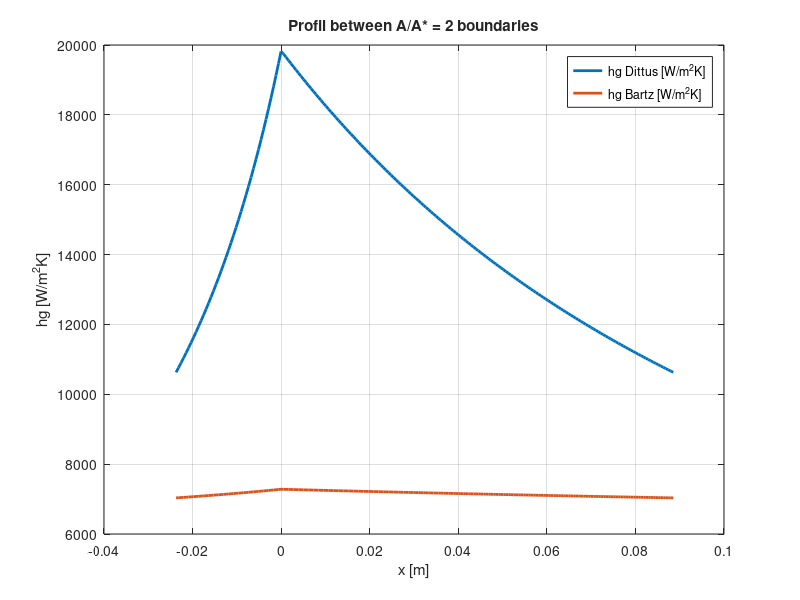
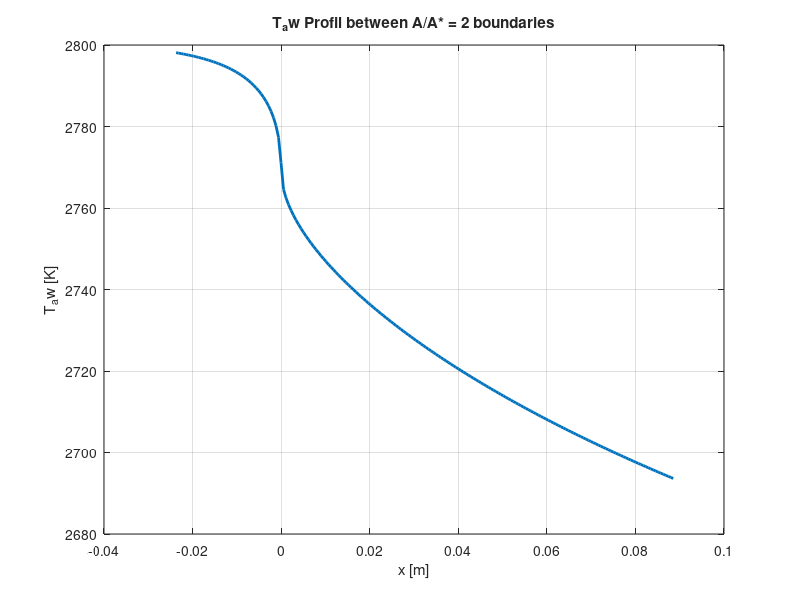
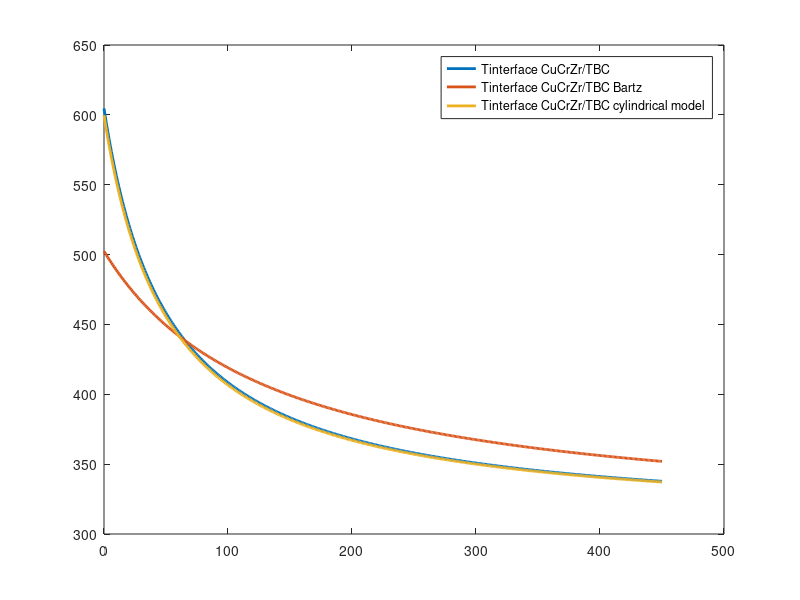

Source code (MATLAB) for these figures, in order: (Note: this script raises an error after producing the figures.)
% =========================================================
% COOLING JACKET THERMAL ANALYSIS - Stark-100k Motor
% Nozzle throat region: area ratio 2 (sub) to area ratio 2 (sup)
% Wall material: CuCrZr (4 mm)
% Coolant: tap water, co-flow, pressurised
% TBC: YSZ (if needed)
% =========================================================
clc; clear all; close all;

%% ============================================================
%  SECTION 1 - GAS PROPERTIES AT THROAT (from RPA / CEA output)
% ============================================================
% All values at throat conditions (M=1), non-aluminized AP/HTPB
% at p_c = 70 bar. Source: RPA thermochemical code output
% (consistent with assignment data).

p_c     = 65e5;             % Chamber pressure [Pa]
Tc      = 2801.53;          % Adiabatic flame temperature [K]
gamma   = 1.1640;           % Ratio of specific heats [-] (frozen, at throat)
R_gas   = 8314 / 25.0;      % Specific gas constant [J/kgK]
                            % Molar mass ~25 g/mol for AP/HTPB non-aluminized
                            % (Sutton & Biblarz, Table 5-6, ~24-26 g/mol)
cp_g    = 2745.9;           % Specific heat gas [J/kgK]
mu_g    = 9.3556e-5;        % Dynamic viscosity [Pa*s]
lambda_g= 0.42194;          % Thermal conductivity gas [W/mK]
Pr_g    = mu_g * cp_g / lambda_g;  % Prandtl number gas [-]

% Throat temperature (isentropic relation)
T_t = Tc / (1 + (gamma-1)/2);      % [K]  (M=1 -> T_t = T0/(1+(g-1)/2))

% Speed of sound and velocity at throat
a_t  = sqrt(gamma * R_gas * T_t);  % [m/s]
v_t  = a_t;                        % M=1 at throat

% Throat density (ideal gas)
p_t  = p_c * (2/(gamma+1))^(gamma/(gamma-1));  % [Pa]
rho_t= p_t / (R_gas * T_t);                    % [kg/m^3]

fprintf('=== GAS PROPERTIES AT THROAT ===\n');
fprintf('T_throat     = %.1f K\n', T_t);
fprintf('p_throat     = %.4f bar\n', p_t/1e5);
fprintf('rho_throat   = %.4f kg/m^3\n', rho_t);
fprintf('v_throat     = %.2f m/s\n', v_t);
fprintf('Pr_gas       = %.4f\n', Pr_g);

%% ============================================================
%  SECTION 2 - NOZZLE GEOMETRY
% ============================================================
% Jacket covers from area ratio epsilon=2 (subsonic) to epsilon=2 (supersonic)
% Throat diameter from assignment: D_t = 0.1067 m

D_t  = 0.114551328;              % Throat diameter [m]
r_t  = D_t/2;               % Throat radius [m]
A_t  = pi/4 * D_t^2;        % Throat area [m^2]

% Area ratio epsilon = A/A_t = 2 -> radius at epsilon=2
A_eps2 = 2 * A_t;
r_eps2 = sqrt(A_eps2 / pi); % [m]

% Half-angles (from assignment)
alpha_div = 15;             % Divergence half-angle [deg]
beta_conv = 45;             % Convergence half-angle [deg]

% Axial lengths of convergent and divergent sections
L_conv = (r_eps2 - r_t) / tand(beta_conv);   % [m]
L_div  = (r_eps2 - r_t) / tand(alpha_div);   % [m]

% Slant lengths (frustum lateral surface)
s_conv = sqrt(L_conv^2 + (r_eps2 - r_t)^2);
s_div  = sqrt(L_div^2  + (r_eps2 - r_t)^2);

% Lateral (wetted) area of the jacket - frustum formula
A_conv = pi * (r_eps2 + r_t) * s_conv;       % [m^2]
A_div  = pi * (r_eps2 + r_t) * s_div;        % [m^2]
A_jacket = A_conv + A_div;                   % [m^2] total wetted area

% Total axial length of jacket
L_jacket = L_conv + L_div;                   % [m]
x = linspace(-L_conv, L_div, 200);
r = zeros(size(x));
for i = 1:length(x)
    if x(i) < 0
        r(i) = r_t - x(i)*tand(beta_conv);
    else
        r(i) = r_t + x(i)*tand(alpha_div);
    end
end
A = pi*r.^2;
AR = A / A_t;

fprintf('\n=== NOZZLE GEOMETRY ===\n');
fprintf('Throat diameter D_t   = %.4f m\n', D_t);
fprintf('Radius at eps=2       = %.4f m\n', r_eps2);
fprintf('L_convergent          = %.4f m\n', L_conv);
fprintf('L_divergent           = %.4f m\n', L_div);
fprintf('Total jacket length   = %.4f m\n', L_jacket);
fprintf('Wetted area A_jacket  = %.5f m^2\n', A_jacket);

%% ============================================================
%  SECTION 3.1 - GAS-SIDE HEAT TRANSFER COEFFICIENT (Dittus equation)
% ============================================================

m_dot=43.7396;
vc=m_dot./(rho_t.*A);
Re=(rho_t*vc*2.*r)./mu_g;
Nu=0.0265*(Re.^0.8)*(Pr_g^0.3);
hg=Nu.*lambda_g./(2.*r);


%% ============================================================
%  SECTION 3.2 - GAS-SIDE HEAT TRANSFER COEFFICIENT (Bartz equation)
% ============================================================
% The Bartz equation is the standard method for rocket nozzle
% convective heat transfer (Bartz, 1957; Sutton & Biblarz Section 8).
% It accounts for the nozzle geometry via the throat curvature
% radius R_c and the local area ratio.
%
%   h_g = (0.026/D_t^0.2) * (mu_g^0.2 * cp_g / Pr_g^0.6)
%         * (p_c * g0 / c_star)^0.8 * (D_t/R_c)^0.1 * sigma
%
% where sigma is the correction factor for property variation
% across the boundary layer (wall-to-gas temperature ratio).
% At the throat (worst case), sigma ~ 0.5-0.9.
% We use the simplified Bartz form evaluated at the throat.

% Characteristic velocity c* [m/s]
% c* = p_c * A_t / m_dot
% m_dot from assignment: F=100kN, Isp~235s -> m_dot = F/(Isp*g0)
g0      = 9.81;
Isp_est = 235;              % [s] estimated (AP/HTPB non-aluminized, lit.)
m_dot   = 100000 / (Isp_est * g0);  % [kg/s]
c_star  = p_c * A_t / m_dot;        % [m/s]

fprintf('\n=== PROPULSION PARAMETERS ===\n');
fprintf('m_dot        = %.3f kg/s\n', m_dot);
fprintf('c*           = %.1f m/s\n', c_star);

% Throat radius of curvature R_c
% Standard assumption: R_c = 0.5 * r_t (Sutton Section 8, typical for solid motors)
% This is conservative (smaller R_c -> higher h_g)
R_c = 0.5 * r_t;

% Bartz simplified equation at throat (epsilon=1, local correction = 1)
% sigma: boundary layer correction. For T_wall/T_gas ~ 0.3-0.5, sigma ~ 0.6
% Conservative assumption: sigma = 0.6 (Huzel & Huang, Modern Engineering
% for Design of Liquid-Propellant Rocket Engines, AIAA 1992, p.82)
sigma = 0.6;

%convective heat transfer using Bartz model
hg_b = (0.026 ./(2*r.^0.2)) .* ...
     (mu_g^0.2 * cp_g / Pr_g^0.6) * ...
     (p_c / c_star)^0.8 .* ...
     (2.*r./ R_c).^0.1 * sigma;        % [W/m^2K]

fprintf('\n=== GAS-SIDE HEAT TRANSFER ===\n');
fprintf('c*           = %.1f m/s\n', c_star);
fprintf('R_c (throat) = %.4f m\n', R_c);
fprintf('sigma        = %.2f\n', sigma);

% --- Figure styling: light background, dark text (matching design.m) ---
set(0, 'DefaultFigureColor',    [0.97 0.97 0.97], ...  % figure background: near-white
       'DefaultAxesColor',      [1.00 1.00 1.00], ...  % axes background: white
       'DefaultAxesXColor',     [0.15 0.15 0.15], ...  % X tick/label: dark grey
       'DefaultAxesYColor',     [0.15 0.15 0.15], ...  % Y tick/label: dark grey
       'DefaultAxesZColor',     [0.15 0.15 0.15], ...  % Z tick/label
       'DefaultAxesGridColor',  [0.15 0.15 0.15], ...  % grid lines
       'DefaultTextColor',      [0.15 0.15 0.15]);     % all text objects

fig1 = figure('Color','white');
plot(x,hg, 'LineWidth', 2); hold on
plot(x,hg_b, 'LineWidth', 2);
xlabel('x [m]');
ylabel('hg [W/m^2K]')
legend('hg Dittus [W/m^2K]', 'hg Bartz [W/m^2K]');
title('Profil between A/A* = 2 boundaries');
grid on

%% ============================================================
%  SECTION 4 - ADIABATIC WALL TEMPERATURE
% ============================================================
% Recovery factor for turbulent flow: r = Pr^(1/3)
% (White, Viscous Fluid Flow, 3rd ed., Section 7.4)
% T_aw = T_t * (1 + r*(gamma-1)/2 * M^2) evaluated at M=1
% Since T_t is already the stagnation temperature at throat
% and M=1: T_aw = T_t * (1 + r*(gamma-1)/2)

%area Mach function
area_mach = @(M)(1./M).*((2/(gamma+1).*(1 + (gamma-1)/2.*M.^2)).^((gamma+1)/(2*(gamma-1))));

%solve Mach
M = zeros(size(x));

for i = 1:length(x)
    if abs(AR(i)-1) < 1e-6
        M(i) = 1;   
    elseif x(i) < 0
        % subsonic branch
        M(i) = fsolve(@(M) area_mach(M)-AR(i), 0.3);    
    else
        % supersonic branch
        M(i) = fsolve(@(M) area_mach(M)-AR(i), 2);
    end    
end

Recov_fact_t=(1+(Pr_g^(1/3)).*((gamma-1)/2).*M.^2)./(1+((gamma-1)/2).*M.^2);
T_aw_t=Recov_fact_t.*Tc; 
fig2 = figure('Color','white');
plot(x,T_aw_t, 'LineWidth', 2);
xlabel('x [m]');
ylabel('T_aw [K]');
title('T_aw Profil between A/A* = 2 boundaries');
grid on


fprintf('\n=== ADIABATIC WALL TEMPERATURE ===\n');
fprintf('Recovery factor r     = %.4f\n', mean(Recov_fact_t));
fprintf('T_aw (mean)         = %.1f K\n', mean(T_aw_t));

%% ============================================================
%  SECTION 5 - WALL MATERIAL: CuCrZr
% ============================================================
% CuCrZr (C18150) is a precipitation-hardened copper alloy used
% in rocket combustion chambers (Vulcain, RS-68, etc.).
% Key properties (Aurubis datasheet, ITER MPH database):
%   - Thermal conductivity: ~320 W/mK (vs 390 for pure Cu)
%   - Max service temperature: ~300 degC (573 K) to retain
%     precipitation hardening (Cr2Zr precipitates dissolve above
%     ~400 degC, causing rapid strength loss)
%   - Melting point: ~1075 degC (1348 K)
% Conservative structural limit: T_wall_max = 573 K (300 degC)


t_wall  = 0.00219;          % Wall thickness [m] (2.1 mm, from literature/geometry)
k_wall  = 320;              % CuCrZr thermal conductivity [W/mK]
T_wall_max = 573;           % Max allowable wall temp (hot side) [K]
                            % (precipitation hardening limit, Aurubis DS)

%% ============================================================
%  SECTION 6 - COOLANT (TAP WATER) PROPERTIES
% ============================================================
% Tap water at bulk temperature T_bulk = (T_in + T_out)/2
% Assignment: T_in = 18 degC, T_out must not boil during 29 s burn.
% Constraint: water must NOT change phase -> T_out < T_sat(p_water)
%
% Cooling jacket pressure:
% Literature recommendation: p_coolant = 5-25% of p_chamber
% (Huzel & Huang, AIAA 1992; Sutton Section 8)
% Conservative choice: p_coolant = 0.15 * p_c 
% -> T_sat(10.5 bar) ~ 182 degC (455 K)  [steam tables]
% We set T_out_max = 50 degC (353 K) as design limit, well below
% saturation, providing a safety margin of >100 degC against boiling.

p_water  = 0.15 * p_c;     % Coolant pressure 
T_in_w   = 18 + 273.15;    % Inlet water temperature [K]
T_out_w  = 50 + 273.15;    % Max outlet temperature [K] (design limit)
T_bulk_w = (T_in_w + T_out_w) / 2;  % Bulk temperature [K]

% Water properties at T_bulk ~ 322 K (49 degC)
% Source: NIST WebBook / Incropera Table A.6
rho_w   = 988;              % Density [kg/m^3]
cp_w    = 4181;             % Specific heat [J/kgK]
mu_w    = 5.5e-4;           % Dynamic viscosity [Pa*s]
lambda_w= 0.644;            % Thermal conductivity [W/mK]
Pr_w    = mu_w * cp_w / lambda_w;  % Prandtl number

T_sat   = 182+273.15;              % Saturation temperature at 9.75 bar [K]
fprintf('\n=== COOLANT PROPERTIES ===\n');
fprintf('p_coolant    = %.2f bar\n', p_water/1e5);
fprintf('T_sat at p   = %.1f K (%.1f C)\n', T_sat, T_sat-273.15);
fprintf('T_out design = %.1f K (%.1f C) -- margin: %.1f K\n', ...
        T_out_w, T_out_w-273.15, T_sat-T_out_w);
fprintf('Pr_water     = %.4f\n', Pr_w);

%% ============================================================
%  SECTION 7 - THERMAL RESISTANCE NETWORK (1D steady-state)
% ============================================================
% The heat path from hot gas to coolant is modelled as series
% resistances per unit area [m^2K/W]:
%
%   Gas (convection) -> TBC (conduction) -> Wall (conduction) -> Water
%
%   R_gas  = 1/h_g
%   R_tbc  = t_tbc / k_tbc
%   R_wall = t_wall / k_wall
%   R_w    = 1/h_w
%   R_tot  = R_gas + R_tbc + R_wall + R_w
%
%   q = (T_aw - T_bulk_w) / R_tot
%
% The temperature at each interface is then:
%   T_tbc_hot  = T_aw  - q * R_gas          (TBC hot face)
%   T_tbc_cold = T_tbc_hot - q * R_tbc      (TBC cold face = wall hot face)
%   T_wall_cold= T_tbc_cold - q * R_wall    (wall cold face)
%   T_water    = T_bulk_w                   (bulk coolant)

R_gas_res  = 1 ./ hg;%using Dittus-Boethler correlation
R_gas_res_b  = 1 ./ hg_b; %using Bartz correlation
R_wall_res = t_wall / k_wall; %wall resistance plane model
R_wall_res_cyl=r.*log((r+t_wall)./r)./(k_wall); %wall resistance cylindical model

%% ============================================================
%  SECTION 9 - CASE A: WITH TBC plane (YSZ)
% ============================================================
% YSZ (8 wt% yttria-stabilized zirconia) properties:
%   k_tbc = 0.9-2.5 W/mK depending on porosity and deposition.
%   For APS-deposited YSZ (standard): k_tbc ~ 1.0-1.5 W/mK
%   Conservative (lower conductivity = better insulation): 0.9 W/mK
%   Source: Clarke et al., MRS Bulletin 2012; Marple et al. 2007
%   (documents in literature review)

k_tbc = 0.90;
t_tbc=linspace(0,450,451); %Thickness range tbc [micrometer]
R_tbc_1=(t_tbc*(10^-6))./k_tbc;%thermic resistance of the tbc

%plane model
R_s_tbc_CuCrZr=R_wall_res+min(R_gas_res)+R_tbc_1;
q_TBC_CuCrZr=(max(T_aw_t)-T_bulk_w)./R_s_tbc_CuCrZr;
T_wh_TBC_CuCrZr=max(T_aw_t)-q_TBC_CuCrZr.*(min(R_gas_res)+R_tbc_1);

R_s_notbc_CuCrZr=R_wall_res+(R_gas_res);
q_noTBC=(T_aw_t-T_bulk_w)./R_s_notbc_CuCrZr;
T_wh_noTBC_CuCrZr=T_aw_t-q_noTBC.*(R_gas_res);

valid = (T_wh_TBC_CuCrZr < T_wall_max/1.2);
if ~any(valid)
    error('No TBC thickness satisfies both thermal constraints!');
end
% Take minimum thickness satisfying both constraints
idx = find(valid, 1, 'first');
t_tbc_opt = t_tbc(idx);
fprintf('Optimal TBC thickness = %.4f micrometers\n', t_tbc_opt);

%Tube inner diameter
D=0.002;

%V required for minimal tbc thickness find in previous part
R_tbc_opt = (t_tbc_opt*10^-6) / k_tbc;
R_tot_tbc_CuCrZr_opt=R_wall_res+min(R_gas_res)+R_tbc_opt;
q_TBC_CuCrZr_opt=(max((T_aw_t))-T_bulk_w)./R_tot_tbc_CuCrZr_opt;
Q_TBC_CuCrZr_opt=q_TBC_CuCrZr_opt*A_jacket;
%Using dittus correlation to recover the velocity
h_req_TBC_CuCrZr_opt = q_TBC_CuCrZr_opt / (T_sat/1.1 - T_bulk_w);
Nu_TBC_CuCrZr_opt = h_req_TBC_CuCrZr_opt * D / lambda_w;
Re_TBC_CuCrZr_opt = (Nu_TBC_CuCrZr_opt/(0.0243*Pr_w^0.4))^(1/0.8);
v_req_TBC_CuCrZr_opt = Re_TBC_CuCrZr_opt * mu_w / (rho_w * D);

t = t_tbc_opt*1e-6;
t_max = 400e-6;
dt = 5e-6;
v_req = 100;
t_hist = [];
v_hist = [];

%give couple verifying that 2 constraints
while (v_req > 15) && (t < t_max)

    R_tbc = t / k_tbc;
    R_tot = min(R_gas_res) + R_tbc + R_wall_res;

    q = (max(T_aw_t) - T_bulk_w) / R_tot;
    Q=q*A_jacket;

    h_req = q / (T_sat/1.2 - T_bulk_w);

    Nu = h_req * D / lambda_w;
    Re = (Nu/(0.0243*Pr_w^0.4))^(1/0.8);

    v_req = Re * mu_w / (rho_w * D);

    t = t + dt;
    t_hist(end+1) = t*1e6; % en um
    v_hist(end+1) = v_req;
end

t_opt = t;
v_final_req = v_req;

m_dot = Q/(cp_w*(T_out_w - T_in_w));
A = pi*(D/2)^2;

N_hist = [];
v_real_hist = [];

tol = 1e-2; % relative criterion
N_range = 1:0.1:60;
for i = 1:length(N_range)
    N = N_range(i);
    v_real = m_dot / (rho_w * N * A);
    % stockage
    N_hist(end+1) = N;
    v_real_hist(end+1) = v_real;
   
    if abs(v_real - v_req)/v_req < tol
        N_sol = ceil(N);
        v_real_sol = v_real;
        break
    end
end


Re_real = rho_w*v_real*D/mu_w;
Nu_real=0.0243*(Re_real^(0.8))*Pr_w^0.4;
h_w_real=Nu_real*lambda_w/D;
f = 0.316*Re_real^(-0.25);
DeltaP = f*(L_jacket/D)*(rho_w*v_real^2/2);

T_wc=T_bulk_w+q/h_w_real;  %Temperature at interface wall/coolant
R_tbc_f=t_opt/k_tbc;
q_TBC=(T_aw_t-T_bulk_w)./(R_tbc_f+R_wall_res+R_gas_res+1/h_w_real);
Q_TBC=0; %initialization 
for i = 1:length(x)-1
    dx = x(i+1) - x(i);
    % slope
    if x(i) < 0
        drdx = -tan(beta_conv);
    else
        drdx = tan(alpha_div);
    end
    ds = sqrt(1 + drdx^2) * dx;
    dA = 2*pi*r(i)*ds;
    Q_TBC = Q_TBC + q_TBC(i)*dA;
end
T_wh_tbc=T_aw_t-q_TBC.*(R_gas_res+R_tbc_f); %Temperature at interface wall/TBC
T_tbc_gas=T_aw_t-q_TBC.*(R_gas_res); %Temperature at interface gas/TBC
fprintf('T_wc = %.4f K\n', max(T_wc));
fprintf('T_wh_tbc = %.4f K\n', max(T_wh_tbc));
fprintf('T_tbc_gas = %.2f K\n', max(T_tbc_gas));
fprintf('v_final_req = %.4f m/s\n', v_final_req);
fprintf('v_real = %.4f m/s\n', v_real);
fprintf('m_dot = %.4f kg/s\n', m_dot);


%% ============================================================
%  SECTION 10 - CASE B: WITH TBC (YSZ) cyl model
%  Follow the same workflow as CASE A but using a cylindrical model for the resistance of the wall, comparison is made in the plots
%  section
% ============================================================
R_s_tbc_CuCrZr_cyl=min(R_wall_res_cyl)+min(R_gas_res)+R_tbc_1;
q_TBC_CuCrZr_cyl=(max(T_aw_t)-T_bulk_w)./R_s_tbc_CuCrZr_cyl;
T_wh_TBC_CuCrZr_cyl=max(T_aw_t)-q_TBC_CuCrZr_cyl.*(min(R_gas_res)+R_tbc_1);

R_s_notbc_CuCrZr_cyl=R_wall_res_cyl+(R_gas_res);
q_noTBC_cyl=(T_aw_t-T_bulk_w)./R_s_notbc_CuCrZr_cyl;
T_wh_noTBC_CuCrZr_cyl=T_aw_t-q_noTBC_cyl.*(R_gas_res);

valid_cyl = (T_wh_TBC_CuCrZr_cyl < T_wall_max/1.2);
if ~any(valid_cyl)
    error('No TBC thickness satisfies both thermal constraints!');
end
idx_cyl = find(valid_cyl, 1, 'first');
t_tbc_opt_cyl = t_tbc(idx_cyl);
fprintf('Optimal TBC thickness cyl = %.4f micrometers\n', t_tbc_opt_cyl);

R_tbc_opt_cyl = (t_tbc_opt_cyl*10^-6) / k_tbc;
R_tot_tbc_CuCrZr_opt_cyl=min(R_wall_res_cyl)+min(R_gas_res)+R_tbc_opt_cyl;
q_TBC_CuCrZr_opt_cyl=(max((T_aw_t))-T_bulk_w)./R_tot_tbc_CuCrZr_opt_cyl;
Q_cyl=q_TBC_CuCrZr_opt_cyl*A_jacket;

t_cyl = t_tbc_opt_cyl*1e-6;
v_req_cyl=100;
t_hist_cyl = [];
v_hist_cyl = [];
while (v_req_cyl > 15) && (t_cyl< t_max)

    R_tbc_cyl = t_cyl / k_tbc;
    R_tot_cyl = min(R_gas_res) + R_tbc_cyl + mean(R_wall_res_cyl);

    q_cyl = (max(T_aw_t) - T_bulk_w) / R_tot_cyl;
    Q_cyl=q_cyl*A_jacket;

    h_req_cyl = q_cyl / (T_sat/1.2 - T_bulk_w);

    Nu_cyl = h_req_cyl * D / lambda_w;
    Re_cyl = (Nu_cyl/(0.0243*Pr_w^0.4))^(1/0.8);

    v_req_cyl = Re_cyl * mu_w / (rho_w * D);

    t_cyl = t_cyl + dt;
    
    t_hist_cyl(end+1) = t_cyl*1e6; % en um
    v_hist_cyl(end+1) = v_req_cyl;

end

t_opt_cyl = t_cyl;
v_final_req_cyl = v_req_cyl;

m_dot_cyl = Q_cyl/(cp_w*(T_out_w - T_in_w));
A = pi*(D/2)^2;
N_hist_cyl = [];
v_real_hist_cyl = [];

for i = 1:length(N_range)
    N_cyl = N_range(i);
    v_real_cyl = m_dot_cyl / (rho_w * N_cyl * A);
    N_hist_cyl(end+1) = N;
    v_real_hist_cyl(end+1) = v_real;
    if abs(v_real_cyl - v_final_req_cyl)/v_final_req_cyl < tol
        N_sol_cyl = N_cyl;
        v_real_sol_cyl = v_real_cyl;
        break
    end
end

Re_real_cyl = rho_w*v_real_cyl*D/mu_w;
Nu_real_cyl=0.0243*(Re_real_cyl^(0.8))*Pr_w^0.4;
h_w_real_cyl=Nu_real_cyl*lambda_w/D;
f_cyl = 0.316*Re_real_cyl^(-0.25);
DeltaP_cyl = f_cyl*(L_jacket/D)*(rho_w*v_real_cyl^2/2);

T_wc_cyl=T_bulk_w+q_cyl/h_w_real_cyl;
R_tbc_f_cyl=t_opt_cyl/k_tbc;
q_TBC_cyl=(T_aw_t-T_bulk_w)./(R_tbc_f_cyl+R_wall_res_cyl+R_gas_res+1/h_w_real_cyl);
T_wh_tbc_cyl=T_aw_t-q_TBC_cyl.*(R_gas_res+R_tbc_f_cyl);
T_tbc_gas_cyl=T_aw_t-q_TBC_cyl.*(R_gas_res);
fprintf('T_wc_cyl = %.4f K\n', max(T_wc_cyl));
fprintf('T_wh_tbc_cyl = %.4f K\n', max(T_wh_tbc_cyl));
fprintf('T_tbc_gas_cyl = %.2f K\n', max(T_tbc_gas_cyl));
fprintf('v_final_req_cyl = %.4f m/s\n', v_final_req_cyl);
fprintf('v_real_cyl = %.4f m/s\n', v_real_cyl);
fprintf('m_dot_cyl = %.4f kg/s\n', m_dot_cyl);

%% ============================================================
%  SECTION 11 - CASE C: WITH TBC (YSZ) model, Bartz
%  Follow the same workflow as CASE A/B but using Bartz model to determine the convective heat transfer on gas side, 
%  Comparison is made in the plots section
% ============================================================
R_s_tbc_CuCrZr_b=min(R_wall_res)+max(R_gas_res_b)+R_tbc_1;
q_TBC_CuCrZr_b=(max(T_aw_t)-T_bulk_w)./R_s_tbc_CuCrZr_b;
T_wh_TBC_CuCrZr_b=max(T_aw_t)-q_TBC_CuCrZr_b.*(min(R_gas_res_b)+R_tbc_1);

R_s_notbc_CuCrZr_b=min(R_wall_res)+max(R_gas_res_b);
q_noTBC_b=(T_aw_t-T_bulk_w)./R_s_notbc_CuCrZr_b;
T_wh_noTBC_CuCrZr_b=T_aw_t-q_noTBC_b.*(R_gas_res_b);

valid_b = (T_wh_TBC_CuCrZr_b < T_wall_max/1.2);
if ~any(valid_b)
    error('No TBC thickness satisfies both thermal constraints!');
end
idx_b = find(valid_b, 1, 'first');
t_tbc_opt_b = t_tbc(idx_b);
fprintf('Optimal TBC thickness b = %.4f micrometers\n', t_tbc_opt_b);

R_tbc_opt_b = (t_tbc_opt_b*10^-6) / k_tbc;
R_tot_tbc_CuCrZr_opt_b=min(R_wall_res)+min(R_gas_res_b)+R_tbc_opt_b;
q_TBC_CuCrZr_opt_b=(max((T_aw_t))-T_bulk_w)./R_tot_tbc_CuCrZr_opt_b;
Q_b=q_TBC_CuCrZr_opt_b*A_jacket;

t_b = t_tbc_opt_b*1e-6;
v_req_b=100;
t_hist_b = [];
v_hist_b = [];
while (v_req_b > 15) && (t_b< t_max)

    R_tbc_b = t_b / k_tbc;
    R_tot_b = min(R_gas_res_b) + R_tbc_b + mean(R_wall_res);

    q_b = (max(T_aw_t) - T_bulk_w) / R_tot_b;
    Q_b=q_b*A_jacket;

    h_req_b = q_b / (T_sat/1.2 - T_bulk_w);

    Nu_b = h_req_b * D / lambda_w;
    Re_b = (Nu_b/(0.0243*Pr_w^0.4))^(1/0.8);

    v_req_b = Re_b * mu_w / (rho_w * D);

    t_b = t_b + dt;
    
    t_hist_b(end+1) = t_b*1e6; % en um
    v_hist_b(end+1) = v_req_b;

end

t_opt_b = t_b;
v_final_req_b = v_req_b;

m_dot_b = Q_b/(cp_w*(T_out_w - T_in_w));
A = pi*(D/2)^2;
N_hist_b = [];
v_real_hist_b = [];

for i = 1:length(N_range)
    N_b = N_range(i);
    v_real_b = m_dot_b / (rho_w * N_b * A);
    N_hist_b(end+1) = N;
    v_real_hist_b(end+1) = v_real;
    if abs(v_real_b - v_final_req_b)/v_final_req_b < tol
        N_sol_b = N_b;
        v_real_sol_b = v_real_b;
        break
    end
end

Re_real_b = rho_w*v_real_b*D/mu_w;
Nu_real_b=0.0243*(Re_real_b^(0.8))*Pr_w^0.4;
h_w_real_b=Nu_real_b*lambda_w/D;
f_b = 0.316*Re_real_b^(-0.25);
DeltaP_b = f_b*(L_jacket/D)*(rho_w*v_real_b^2/2);

T_wc_b=T_bulk_w+q_b/h_w_real_b;
R_tbc_f_b=t_opt_b/k_tbc;
q_TBC_b=(T_aw_t-T_bulk_w)./(R_tbc_f_b+R_wall_res+R_gas_res_b+1/h_w_real_b);
T_wh_tbc_b=T_aw_t-q_TBC_b.*(R_gas_res_b+R_tbc_f_b);
T_tbc_gas_b=T_aw_t-q_TBC_b.*(R_gas_res_b);
fprintf('T_wc_b = %.4f K\n', max(T_wc_b));
fprintf('T_wh_tbc_b = %.4f K\n', max(T_wh_tbc_b));
fprintf('T_tbc_gas_b = %.2f K\n', max(T_tbc_gas_b));
fprintf('v_final_req_b = %.4f m/s\n', v_final_req_b);
fprintf('v_real_b = %.4f m/s\n', v_real_b);
fprintf('m_dot_b = %.4f kg/s\n', m_dot_b);



%% ============================================================
%  SECTION 12 - PLOTS
% ============================================================

fig3 = figure('Color','white');
plot(t_tbc, T_wh_TBC_CuCrZr, 'LineWidth', 2); hold on
plot(t_tbc, T_wh_TBC_CuCrZr_b, 'LineWidth', 2); hold on
plot(t_tbc, T_wh_TBC_CuCrZr_cyl, 'LineWidth', 2); 
legend('Tinterface CuCrZr/TBC', 'Tinterface CuCrZr/TBC Bartz', 'Tinterface CuCrZr/TBC cylindrical model'); 
yline(T_wall_max/1.2, '--', 'T hot limit');
xlabel('TBC thickness [um]')
ylabel('Temperature [K]');
title('Hot Wall temperatures vs TBC thickness');
grid on

%Temperature tbc/gas cyl/plane/bartz
fig4 = figure('Color','white');
plot(x, T_tbc_gas, 'LineWidth', 2); hold on
plot(x, T_tbc_gas_b, 'LineWidth', 2); hold on
plot(x, T_tbc_gas_cyl, 'LineWidth', 2); 
legend('Tinterface gas/TBC', 'Tinterface gas/TBC Bartz','Tinterface gas/TBC cylindrical model'); 
yline(1600, '--', 'T hot limit');
xlabel('x [m]');
ylabel('Temperature [K]');
title('tbc Wall temperatures over the domain');
grid on

%Profil 
fig5 = figure('Color','white');
plot(x, r, 'LineWidth',2);
xlabel('x [m]');
ylabel('r [m]');
title('Profil between A/A* = 2 boundaries');
grid on

%Temperature wall_hot profil no TBC
fig6 = figure('Color','white');
plot(x, T_wh_noTBC_CuCrZr, 'LineWidth',2); hold on
plot(x, T_wh_noTBC_CuCrZr_b, 'LineWidth',2); hold on
plot(x, T_wh_noTBC_CuCrZr_cyl, 'LineWidth',2);
yline(T_wall_max/1.2, '--', 'T hot limit');
legend('Tinterface gas/metal','Tinterface gas/metal Bartz', 'Tinterface gas/metal cylindrical model');
xlabel('x [m]');
ylabel('T [k]');
title('Temperature wall hot no TBC profil between A/A* = 2 boundaries');
grid on

%Temperature wall_hot profil TBC plane/cylindrical/bartz
fig7 = figure('Color','white');
plot(x, T_wh_tbc, 'LineWidth',2); hold on
plot(x, T_wh_tbc_b, 'LineWidth',2); hold on
plot(x, T_wh_tbc_cyl, 'LineWidth',2);
legend('Tinterface TBC/metal','Tinterface TBC/metal Bartz', 'Tinterface TBC/metal cylindrical model');
xlabel('x [m]');
ylabel('T [k]');
grid on

%Mach number
fig8 = figure('Color','white');
plot(x, M, 'LineWidth',2);
xlabel('x [m]');
ylabel('Mach number');
title('Mach distribution between A/A* = 2 boundaries');
grid on

%Heat flux with TBC CuCrZr wall plane/cyl model/bartz
fig9 = figure('Color','white');
%plot(x, q_noTBC./10^6, 'LineWidth',2); hold on
%plot(x, q_noTBC_b./10^6, 'LineWidth',2); hold on
%plot(x, q_noTBC_cyl./10^6, 'LineWidth',2); hold on
plot(x, q_TBC./10^6, 'LineWidth',2); hold on 
plot(x, q_TBC_b./10^6, 'LineWidth',2); hold on 
plot(x, q_TBC_cyl./10^6, 'LineWidth',2);
legend('heat flux plane TBC','heat flux plane TBC Bartz','heat flux cylindrical TBC')
xlabel('x [m]');
ylabel('Convective Heat flux [MW/m^2]');
grid on

%Convergence of required coolant velocity v_req as a function of TBC thickness
fig10 = figure('Color','white');
plot(t_hist, v_hist, 'LineWidth', 2); hold on
plot(t_hist_b, v_hist_b, 'LineWidth', 2); hold on
plot(t_hist_cyl, v_hist_cyl, 'LineWidth', 2); hold on
yline(15, '--r')
title('Convergence of required coolant velocity $v_{req}$ as a function of TBC thickness', ...
      'Interpreter','latex')
xlabel('TBC thickness [\mum]')
ylabel('v_{req} [m/s]')
legend({'$v_{req, plane}$','$v_{req, Bartz}$', '$v_{req, cyl}$','$v_{lim}=15$'},'Interpreter','latex', 'Location','best')
grid on

%Convergence of v_real toward v_{req} with tube count
fig11 = figure('Color','white');
plot(N_hist, v_real_hist, 'LineWidth', 2) ;hold on
yline(v_final_req_cyl, '--r')
xlabel('Number of tubes $N$', 'Interpreter','latex')
ylabel('Velocity [m/s]', 'Interpreter','latex')
title('Convergence of $v_{real}$ toward $v_{req}$ with tube count', ...
      'Interpreter','latex')
legend({'$v_{real, plane}$',}, ...
       'Interpreter','latex', 'Location','best')
grid on

%% Save figures
results_dir = fullfile(fileparts(mfilename('fullpath')), 'results');
if ~exist(results_dir, 'dir')
    mkdir(results_dir);
end
figs = [fig1, fig2, fig3, fig4, fig5, fig6, fig7, fig8, fig9, fig10, fig11];
names = {'hg_profile', 'adiabatic_wall_temperature', 'hot_wall_vs_tbc_thickness', ...
         'tbc_wall_temperature_domain', 'nozzle_profile', 'wall_hot_no_tbc', ...
         'wall_hot_tbc', 'mach_distribution', 'convective_heat_flux', ...
         'vreq_convergence_tbc', 'vreal_convergence_tubes'};
for k = 1:numel(figs)
    set(figs(k), 'Color', 'w');
    exportgraphics(figs(k), fullfile(results_dir, [names{k} '.png']), ...
        'Resolution', 200, 'BackgroundColor', 'white');
end
fprintf('Figures saved to: %s\n', results_dir);
